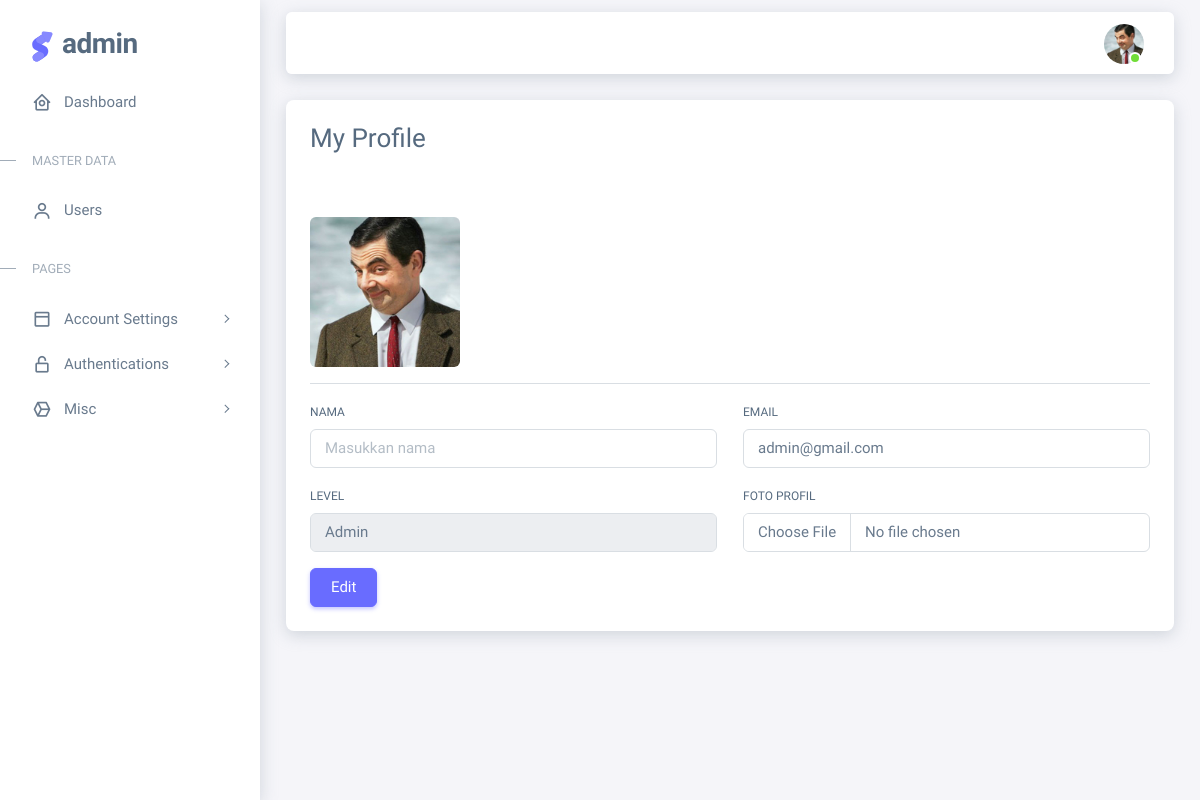
Screenshot of /admin/index.php?page=my-profile (signed in) with the database file from the repository.
### tables this page shows
CREATE TABLE `user` (
  `id` int(11) NOT NULL,
  `id_level` int(11) NOT NULL,
  `username` varchar(50) NOT NULL,
  `email` varchar(50) NOT NULL,
  `password` varchar(50) NOT NULL,
  `profile_picture` varchar(50) NOT NULL,
  `created at` timestamp NOT NULL DEFAULT current_timestamp(),
  `updated at` timestamp NOT NULL DEFAULT current_timestamp() ON UPDATE current_timestamp(),
  `deleted_at` tinyint(1) NOT NULL DEFAULT 0
);

CREATE TABLE `level` (
  `id` int(11) NOT NULL,
  `level_name` varchar(50) NOT NULL,
  `created_at` timestamp NOT NULL DEFAULT current_timestamp(),
  `updated_at` timestamp NOT NULL DEFAULT current_timestamp() ON UPDATE current_timestamp(),
  `deleted_at` tinyint(1) NOT NULL DEFAULT 0
);

### admin/content/my-profile.php (the view, shortened to what this page needs)
<?php
require_once 'controller/connection.php';
$idEdit = $_SESSION['id'];
$queryEdit = mysqli_query($connection, "SELECT * FROM user WHERE id='$idEdit'");
$rowEdit = mysqli_fetch_assoc($queryEdit);
$queryLevel = mysqli_query($connection, "SELECT * FROM level");
?>
<div class="card shadow">
    <div class="card-header">
        <h3>My Profile</h3>
    </div>
    <div class="card-body">
        <img width="150px"
            src="<?= !empty($rowEdit['profile_picture']) && file_exists('img/profile_picture/' . $rowEdit['profile_picture']) ? 'img/profile_picture/' . $rowEdit['profile_picture'] : 'https://placehold.co/100' ?>"
            alt="" class="mt-4 rounded">
        <hr>
        <form action="" method="post" enctype="multipart/form-data">
            <div class="row">
                <div class="col-sm-6 mb-3">
                    <label for="name" class="form-label">Nama</label>
                    <input type="text" class="form-control" id="name" name="name" placeholder="Masukkan nama"
                        value="<?= isset($rowEdit['name']) ? $rowEdit['name'] : '' ?>" required>
                </div>
                <div class="col-sm-6 mb-3">
                    <label for="email" class="form-label">Email</label>
                    <input type="email" class="form-control" id="email" name="email" placeholder="Masukkan email"
                        value="<?= isset($rowEdit['email']) ? $rowEdit['email'] : '' ?>" required>
                </div>
                <div class="col-sm-6 mb-3">
                    <label for="level" class="form-label">Level</label>
                    <select class="form-control" name="id_level" id="" disabled="true">
                        <?php while ($rowLevel = mysqli_fetch_assoc($queryLevel)) : ?>
                            <option value="<?= $rowLevel['id'] ?>"
                                <?= isset($rowEdit['id_level']) && ($rowLevel['id'] == $rowEdit['id_level']) ? 'selected' : '' ?>>
                                <?= $rowLevel['level_name'] ?></option>
                        <?php endwhile ?>
                    </select>
                </div>
                <div class="col-sm-6 mb-3">
                    <label for="photoProfile" class="form-label">Foto Profil</label>
                    <input type="file" class="form-control" id="profile_picture" name="photo">
                </div>
            </div>
            <div class="">
                <button type="submit" class="btn btn-primary" name="edit">
                    Edit
                </button>
            </div>
        </form>
    </div>
</div>

### admin/inc/nav.php (shortened to what this page needs)
<?php
$idNav = $_SESSION['id'];
$queryNav = mysqli_query($connection, "SELECT user.*, level.level_name FROM user LEFT JOIN level ON user.id_level = level.id WHERE user.id = '$idNav'");
$rowNav  = mysqli_fetch_array($queryNav);
?>
<nav class="layout-navbar container-xxl navbar navbar-expand-xl navbar-detached align-items-center bg-navbar-theme shadow"
    id="layout-navbar">
    <div class="navbar-nav-right d-flex align-items-center" id="navbar-collapse">
        <ul class="navbar-nav flex-row align-items-center ms-auto">
            <li class="nav-item navbar-dropdown dropdown-user dropdown">
                <a class="nav-link dropdown-toggle hide-arrow" href="javascript:void(0);" data-bs-toggle="dropdown">
                    <div class="avatar avatar-online">
                        <img src="<?= !empty($rowNav['profile_picture']) && file_exists('img/profile_picture/' . $rowNav['profile_picture']) ? 'img/profile_picture/' . $rowNav['profile_picture'] : 'https://placehold.co/100' ?>"
                            alt class="w-px-40 h-auto rounded-circle" />
                    </div>
                </a>
            </li>
        </ul>
    </div>
</nav>

### rows the page displays
user: profile_picture (picture), email "admin@gmail.com", id_level "Admin"
